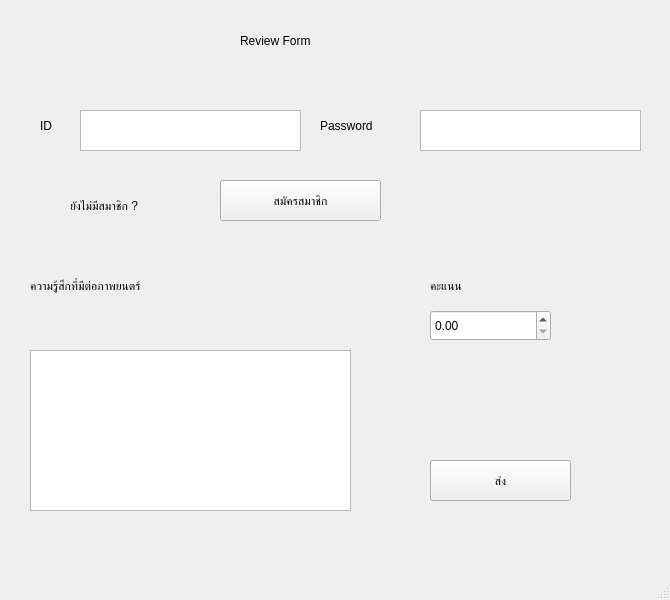
<?xml version="1.0" encoding="UTF-8"?>
<ui version="4.0">
 <class>MainWindow</class>
 <widget class="QMainWindow" name="MainWindow">
  <property name="geometry">
   <rect>
    <x>0</x>
    <y>0</y>
    <width>670</width>
    <height>600</height>
   </rect>
  </property>
  <property name="windowTitle">
   <string>MainWindow</string>
  </property>
  <widget class="QWidget" name="centralwidget">
   <widget class="QTextEdit" name="textId">
    <property name="geometry">
     <rect>
      <x>80</x>
      <y>110</y>
      <width>221</width>
      <height>41</height>
     </rect>
    </property>
    <property name="styleSheet">
     <string notr="true">font: 16pt &quot;MS Shell Dlg 2&quot;;</string>
    </property>
   </widget>
   <widget class="QTextEdit" name="textPass">
    <property name="geometry">
     <rect>
      <x>420</x>
      <y>110</y>
      <width>221</width>
      <height>41</height>
     </rect>
    </property>
    <property name="styleSheet">
     <string notr="true">font: 16pt &quot;MS Shell Dlg 2&quot;;</string>
    </property>
   </widget>
   <widget class="QLabel" name="label_3">
    <property name="geometry">
     <rect>
      <x>430</x>
      <y>270</y>
      <width>71</width>
      <height>31</height>
     </rect>
    </property>
    <property name="styleSheet">
     <string notr="true">font: 16pt &quot;MS Shell Dlg 2&quot;;</string>
    </property>
    <property name="text">
     <string>คะแนน</string>
    </property>
   </widget>
   <widget class="QDoubleSpinBox" name="doubleSpinBox">
    <property name="geometry">
     <rect>
      <x>430</x>
      <y>310</y>
      <width>121</width>
      <height>31</height>
     </rect>
    </property>
    <property name="styleSheet">
     <string notr="true">font: 14pt &quot;MS Shell Dlg 2&quot;;</string>
    </property>
   </widget>
   <widget class="QPushButton" name="pushButton_2">
    <property name="geometry">
     <rect>
      <x>220</x>
      <y>180</y>
      <width>161</width>
      <height>41</height>
     </rect>
    </property>
    <property name="styleSheet">
     <string notr="true">font: 18pt &quot;MS Shell Dlg 2&quot;;</string>
    </property>
    <property name="text">
     <string>สมัครสมาชิก</string>
    </property>
   </widget>
   <widget class="QLabel" name="label_Id">
    <property name="geometry">
     <rect>
      <x>40</x>
      <y>110</y>
      <width>41</width>
      <height>31</height>
     </rect>
    </property>
    <property name="styleSheet">
     <string notr="true">font: 16pt &quot;MS Shell Dlg 2&quot;;</string>
    </property>
    <property name="text">
     <string>ID</string>
    </property>
   </widget>
   <widget class="QLabel" name="label_2">
    <property name="geometry">
     <rect>
      <x>30</x>
      <y>270</y>
      <width>321</width>
      <height>31</height>
     </rect>
    </property>
    <property name="styleSheet">
     <string notr="true">font: 16pt &quot;MS Shell Dlg 2&quot;;</string>
    </property>
    <property name="text">
     <string>ความรู้สึกที่มีต่อภาพยนตร์</string>
    </property>
   </widget>
   <widget class="QPushButton" name="pushButton">
    <property name="geometry">
     <rect>
      <x>430</x>
      <y>460</y>
      <width>141</width>
      <height>41</height>
     </rect>
    </property>
    <property name="styleSheet">
     <string notr="true">font: 18pt &quot;MS Shell Dlg 2&quot;;</string>
    </property>
    <property name="text">
     <string>ส่ง</string>
    </property>
   </widget>
   <widget class="QLabel" name="label">
    <property name="geometry">
     <rect>
      <x>240</x>
      <y>20</y>
      <width>191</width>
      <height>41</height>
     </rect>
    </property>
    <property name="styleSheet">
     <string notr="true">font: 24pt &quot;MS Shell Dlg 2&quot;;</string>
    </property>
    <property name="text">
     <string>Review Form</string>
    </property>
   </widget>
   <widget class="QLabel" name="label_4">
    <property name="geometry">
     <rect>
      <x>70</x>
      <y>190</y>
      <width>141</width>
      <height>31</height>
     </rect>
    </property>
    <property name="styleSheet">
     <string notr="true">font: 16pt &quot;MS Shell Dlg 2&quot;;</string>
    </property>
    <property name="text">
     <string>ยังไม่มีสมาชิก ?</string>
    </property>
   </widget>
   <widget class="QLabel" name="label_Pass">
    <property name="geometry">
     <rect>
      <x>320</x>
      <y>110</y>
      <width>91</width>
      <height>31</height>
     </rect>
    </property>
    <property name="styleSheet">
     <string notr="true">font: 16pt &quot;MS Shell Dlg 2&quot;;</string>
    </property>
    <property name="text">
     <string>Password</string>
    </property>
   </widget>
   <widget class="QTextEdit" name="textComment">
    <property name="geometry">
     <rect>
      <x>30</x>
      <y>350</y>
      <width>321</width>
      <height>161</height>
     </rect>
    </property>
    <property name="styleSheet">
     <string notr="true">font: 16pt &quot;MS Shell Dlg 2&quot;;</string>
    </property>
   </widget>
  </widget>
  <widget class="QMenuBar" name="menubar">
   <property name="geometry">
    <rect>
     <x>0</x>
     <y>0</y>
     <width>670</width>
     <height>21</height>
    </rect>
   </property>
  </widget>
  <widget class="QStatusBar" name="statusbar"/>
 </widget>
 <resources/>
 <connections/>
</ui>
